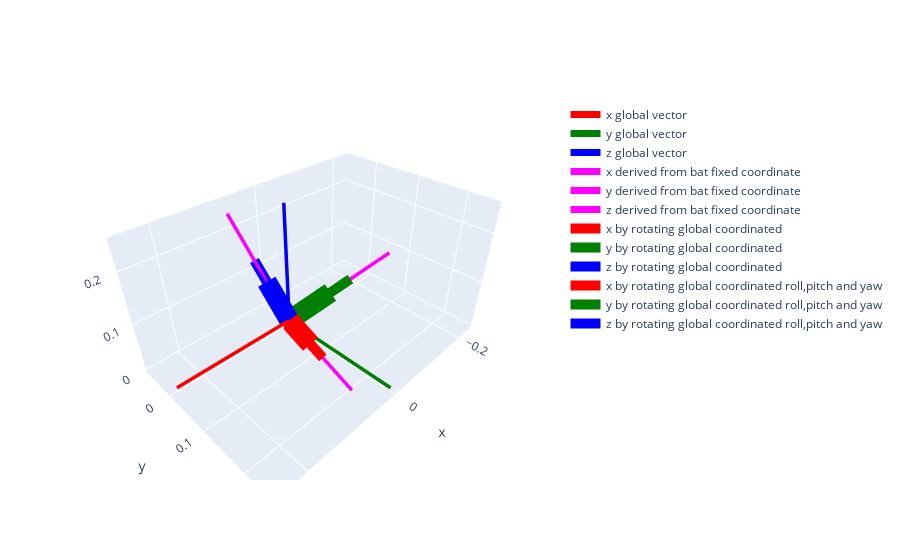

The notebook cell saved with this chart:
### Code cell
fig = go.Figure()


## Add Global Coordinate ###
fig.add_trace(go.Scatter3d(
    x=[0,0.25],
    y=[0,0],
    z=[0,0],
    mode='lines',
    line=dict(
        color='red',
        width=7
    ),
    name='x global vector'
))

fig.add_trace(go.Scatter3d(
    x=[0,0],
    y=[0,0.25],
    z=[0,0],
    mode='lines',
    line=dict(
        color='green',
        width=7
    ),
    name='y global vector'
))

fig.add_trace(go.Scatter3d(
    x=[0,0],
    y=[0,0],
    z=[0,0.25],
    mode='lines',
    line=dict(
        color='blue',
        width=7
    ),
    name='z global vector'
))

### Bat frame on the origin (translated to the orgin)###
fig.add_trace(go.Scatter3d(
    x=[0,0.25*x_unit_vec[0]],
    y=[0,0.25*x_unit_vec[1]],
    z=[0,0.25*x_unit_vec[2]],
    mode='lines',
    line=dict(
        color='magenta',
        width=7
    ),
    name='x derived from bat fixed coordinate'
))

fig.add_trace(go.Scatter3d(
    x=[0,0.25*y_unit_vec[0]],
    y=[0,0.25*y_unit_vec[1]],
    z=[0,0.25*y_unit_vec[2]],
    mode='lines',
    line=dict(
        color='magenta',
        width=7
    ),
    name='y derived from bat fixed coordinate'
))

fig.add_trace(go.Scatter3d(
    x=[0,0.25*z_unit_vec[0]],
    y=[0,0.25*z_unit_vec[1]],
    z=[0,0.25*z_unit_vec[2]],
    mode='lines',
    line=dict(
        color='magenta',
        width=7
    ),
    name='z derived from bat fixed coordinate'
))


### Frame obtaoined by rotating the global frame (using scipy) ###
# fig.add_trace(go.Scatter3d(
#     x=[0,0.15*global_rotated_x[0]],
#     y=[0,0.15*global_rotated_x[1]],
#     z=[0,0.15*global_rotated_x[2]],
#     mode='lines',
#     line=dict(
#         color='green',
#         width=20
#     ),
#     name='x derived from bat fixed coordinate'
# ))

# fig.add_trace(go.Scatter3d(
#     x=[0,0.15*global_rotated_y[0]],
#     y=[0,0.15*global_rotated_y[1]],
#     z=[0,0.15*global_rotated_y[2]],
#     mode='lines',
#     line=dict(
#         color='green',
#         width=20
#     ),
#     name='y derived from bat fixed coordinate'
# ))

# fig.add_trace(go.Scatter3d(
#     x=[0,0.15*global_rotated_z[0]],
#     y=[0,0.15*global_rotated_z[1]],
#     z=[0,0.15*global_rotated_z[2]],
#     mode='lines',
#     line=dict(
#         color='green',
#         width=20
#     ),
#     name='z derived from bat fixed coordinate'
# ))


## Frame obtaoined by rotating the global frame (using rotation matrix calculations) ###
fig.add_trace(go.Scatter3d(
    x=[0,0.15*calculated_x[0][0]],
    y=[0,0.15*calculated_x[1][0]],
    z=[0,0.15*calculated_x[2][0]],
    mode='lines',
    line=dict(
        color='red',
        width=20
    ),
    name='x by rotating global coordinated'
))

fig.add_trace(go.Scatter3d(
    x=[0,0.15*calculated_y[0][0]],
    y=[0,0.15*calculated_y[1][0]],
    z=[0,0.15*calculated_y[2][0]],
    mode='lines',
    line=dict(
        color='green',
        width=20
    ),
    name='y by rotating global coordinated'
))

fig.add_trace(go.Scatter3d(
    x=[0,0.15*calculated_z[0][0]],
    y=[0,0.15*calculated_z[1][0]],
    z=[0,0.15*calculated_z[2][0]],
    mode='lines',
    line=dict(
        color='blue',
        width=20
    ),
    name='z by rotating global coordinated'
))


## Frame obtaoined by rotating the global frame (using rotation matrix only yaw) ###
# fig.add_trace(go.Scatter3d(
#     x=[0,0.15*calculated_x_only_yaw[0][0]],
#     y=[0,0.15*calculated_x_only_yaw[1][0]],
#     z=[0,0.15*calculated_x_only_yaw[2][0]],
#     mode='lines',
#     line=dict(
#         color='red',
#         width=20
#     ),
#     name='x by rotating global coordinated only yaw'
# ))

# fig.add_trace(go.Scatter3d(
#     x=[0,0.15*calculated_y_only_yaw[0][0]],
#     y=[0,0.15*calculated_y_only_yaw[1][0]],
#     z=[0,0.15*calculated_y_only_yaw[2][0]],
#     mode='lines',
#     line=dict(
#         color='green',
#         width=20
#     ),
#     name='y by rotating global coordinated only yaw'
# ))

# fig.add_trace(go.Scatter3d(
#     x=[0,0.15*calculated_z_only_yaw[0][0]],
#     y=[0,0.15*calculated_z_only_yaw[1][0]],
#     z=[0,0.15*calculated_z_only_yaw[2][0]],
#     mode='lines',
#     line=dict(
#         color='blue',
#         width=20
#     ),
#     name='z by rotating global coordinated only yaw'
# ))

# ## Frame obtaoined by rotating the global frame (using rotation matrix pitch and yaw) ###
# fig.add_trace(go.Scatter3d(
#     x=[0,0.15*calculated_x_pitch_yaw[0][0]],
#     y=[0,0.15*calculated_x_pitch_yaw[1][0]],
#     z=[0,0.15*calculated_x_pitch_yaw[2][0]],
#     mode='lines',
#     line=dict(
#         color='purple',
#         width=20
#     ),
#     name='x by rotating global coordinated pitch and yaw'
# ))

# fig.add_trace(go.Scatter3d(
#     x=[0,0.15*calculated_y_pitch_yaw[0][0]],
#     y=[0,0.15*calculated_y_pitch_yaw[1][0]],
#     z=[0,0.15*calculated_y_pitch_yaw[2][0]],
#     mode='lines',
#     line=dict(
#         color='purple',
#         width=20
#     ),
#     name='y by rotating global coordinated pitch and yaw'
# ))

# fig.add_trace(go.Scatter3d(
#     x=[0,0.15*calculated_z_pitch_yaw[0][0]],
#     y=[0,0.15*calculated_z_pitch_yaw[1][0]],
#     z=[0,0.15*calculated_z_pitch_yaw[2][0]],
#     mode='lines',
#     line=dict(
#         color='purple',
#         width=20
#     ),
#     name='z by rotating global coordinated pitch and yaw'
# ))


# ## Frame obtaoined by rotating the global frame (using rotation matrix pitch and yaw) ###
# fig.add_trace(go.Scatter3d(
#     x=[0,0.15*calculated_x_pitch_yaw[0][0]],
#     y=[0,0.15*calculated_x_pitch_yaw[1][0]],
#     z=[0,0.15*calculated_x_pitch_yaw[2][0]],
#     mode='lines',
#     line=dict(
#         color='purple',
#         width=20
#     ),
#     name='x by rotating global coordinated pitch and yaw'
# ))

# fig.add_trace(go.Scatter3d(
#     x=[0,0.15*calculated_y_pitch_yaw[0][0]],
#     y=[0,0.15*calculated_y_pitch_yaw[1][0]],
#     z=[0,0.15*calculated_y_pitch_yaw[2][0]],
#     mode='lines',
#     line=dict(
#         color='purple',
#         width=20
#     ),
#     name='y by rotating global coordinated pitch and yaw'
# ))

# fig.add_trace(go.Scatter3d(
#     x=[0,0.15*calculated_z_pitch_yaw[0][0]],
#     y=[0,0.15*calculated_z_pitch_yaw[1][0]],
#     z=[0,0.15*calculated_z_pitch_yaw[2][0]],
#     mode='lines',
#     line=dict(
#         color='purple',
#         width=20
#     ),
#     name='z by rotating global coordinated pitch and yaw'
# ))

## Frame obtained by rotating the global frame (using rotation matrix roll,pitch and yaw) ###
fig.add_trace(go.Scatter3d(
    x=[0,0.10*calculated_x_roll_pitch_yaw[0][0]],
    y=[0,0.10*calculated_x_roll_pitch_yaw[1][0]],
    z=[0,0.10*calculated_x_roll_pitch_yaw[2][0]],
    mode='lines',
    line=dict(
        color='red',
        width=40
    ),
    name='x by rotating global coordinated roll,pitch and yaw'
))

fig.add_trace(go.Scatter3d(
    x=[0,0.10*calculated_y_roll_pitch_yaw[0][0]],
    y=[0,0.10*calculated_y_roll_pitch_yaw[1][0]],
    z=[0,0.10*calculated_y_roll_pitch_yaw[2][0]],
    mode='lines',
    line=dict(
        color='green',
        width=40
    ),
    name='y by rotating global coordinated roll,pitch and yaw'
))

fig.add_trace(go.Scatter3d(
    x=[0,0.10*calculated_z_roll_pitch_yaw[0][0]],
    y=[0,0.10*calculated_z_roll_pitch_yaw[1][0]],
    z=[0,0.10*calculated_z_roll_pitch_yaw[2][0]],
    mode='lines',
    line=dict(
        color='blue',
        width=40
    ),
    name='z by rotating global coordinated roll,pitch and yaw'
))

### Figure 1 — Plotly figure (JSON) as saved in the notebook; plotly's stock layout.template omitted (floating-point values rounded to 4 significant figures)
{"data": [{"line": {"color": "red", "width": 7}, "mode": "lines", "name": "x global vector", "type": "scatter3d", "x": [0, 0.25], "y": [0, 0], "z": [0, 0]}, {"line": {"color": "green", "width": 7}, "mode": "lines", "name": "y global vector", "type": "scatter3d", "x": [0, 0], "y": [0, 0.25], "z": [0, 0]}, {"line": {"color": "blue", "width": 7}, "mode": "lines", "name": "z global vector", "type": "scatter3d", "x": [0, 0], "y": [0, 0], "z": [0, 0.25]}, {"line": {"color": "magenta", "width": 7}, "mode": "lines", "name": "x derived from bat fixed coordinate", "type": "scatter3d", "x": [0, 0.08001], "y": [0, 0.2329], "z": [0, 0.04315]}, {"line": {"color": "magenta", "width": 7}, "mode": "lines", "name": "y derived from bat fixed coordinate", "type": "scatter3d", "x": [0, -0.2267], "y": [0, 0.06208], "z": [0, 0.08525]}, {"line": {"color": "magenta", "width": 7}, "mode": "lines", "name": "z derived from bat fixed coordinate", "type": "scatter3d", "x": [0, 0.0687], "y": [0, -0.06641], "z": [0, 0.231]}, {"line": {"color": "red", "width": 20}, "mode": "lines", "name": "x by rotating global coordinated", "type": "scatter3d", "x": [0, 0.04801], "y": [0, 0.1397], "z": [0, 0.02589]}, {"line": {"color": "green", "width": 20}, "mode": "lines", "name": "y by rotating global coordinated", "type": "scatter3d", "x": [0, -0.136], "y": [0, 0.03725], "z": [0, 0.05115]}, {"line": {"color": "blue", "width": 20}, "mode": "lines", "name": "z by rotating global coordinated", "type": "scatter3d", "x": [0, 0.04122], "y": [0, -0.03984], "z": [0, 0.1386]}, {"line": {"color": "red", "width": 40}, "mode": "lines", "name": "x by rotating global coordinated roll,pitch and yaw", "type": "scatter3d", "x": [0, 0.032], "y": [0, 0.09315], "z": [0, 0.01726]}, {"line": {"color": "green", "width": 40}, "mode": "lines", "name": "y by rotating global coordinated roll,pitch and yaw", "type": "scatter3d", "x": [0, -0.09067], "y": [0, 0.02483], "z": [0, 0.0341]}, {"line": {"color": "blue", "width": 40}, "mode": "lines", "name": "z by rotating global coordinated roll,pitch and yaw", "type": "scatter3d", "x": [0, 0.02748], "y": [0, -0.02656], "z": [0, 0.09241]}], "layout": {}}
